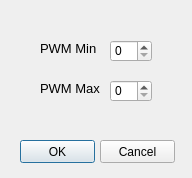
<?xml version="1.0" encoding="UTF-8"?>
<ui version="4.0">
 <class>SetPWMValues</class>
 <widget class="QDialog" name="SetPWMValues">
  <property name="geometry">
   <rect>
    <x>0</x>
    <y>0</y>
    <width>192</width>
    <height>178</height>
   </rect>
  </property>
  <property name="windowTitle">
   <string>Dialog</string>
  </property>
  <widget class="QPushButton" name="pushButton">
   <property name="geometry">
    <rect>
     <x>20</x>
     <y>140</y>
     <width>75</width>
     <height>23</height>
    </rect>
   </property>
   <property name="text">
    <string>OK</string>
   </property>
  </widget>
  <widget class="QPushButton" name="pushButton_2">
   <property name="geometry">
    <rect>
     <x>100</x>
     <y>140</y>
     <width>75</width>
     <height>23</height>
    </rect>
   </property>
   <property name="text">
    <string>Cancel</string>
   </property>
  </widget>
  <widget class="QSpinBox" name="pmwMin">
   <property name="geometry">
    <rect>
     <x>110</x>
     <y>40</y>
     <width>42</width>
     <height>22</height>
    </rect>
   </property>
   <property name="maximum">
    <number>198</number>
   </property>
  </widget>
  <widget class="QSpinBox" name="pwmMax">
   <property name="geometry">
    <rect>
     <x>110</x>
     <y>80</y>
     <width>42</width>
     <height>22</height>
    </rect>
   </property>
   <property name="maximum">
    <number>198</number>
   </property>
  </widget>
  <widget class="QLabel" name="label">
   <property name="geometry">
    <rect>
     <x>40</x>
     <y>40</y>
     <width>61</width>
     <height>16</height>
    </rect>
   </property>
   <property name="font">
    <font>
     <pointsize>10</pointsize>
    </font>
   </property>
   <property name="text">
    <string>PWM Min</string>
   </property>
  </widget>
  <widget class="QLabel" name="label_2">
   <property name="geometry">
    <rect>
     <x>40</x>
     <y>80</y>
     <width>61</width>
     <height>16</height>
    </rect>
   </property>
   <property name="font">
    <font>
     <pointsize>10</pointsize>
    </font>
   </property>
   <property name="text">
    <string>PWM Max</string>
   </property>
  </widget>
 </widget>
 <resources/>
 <connections/>
</ui>
